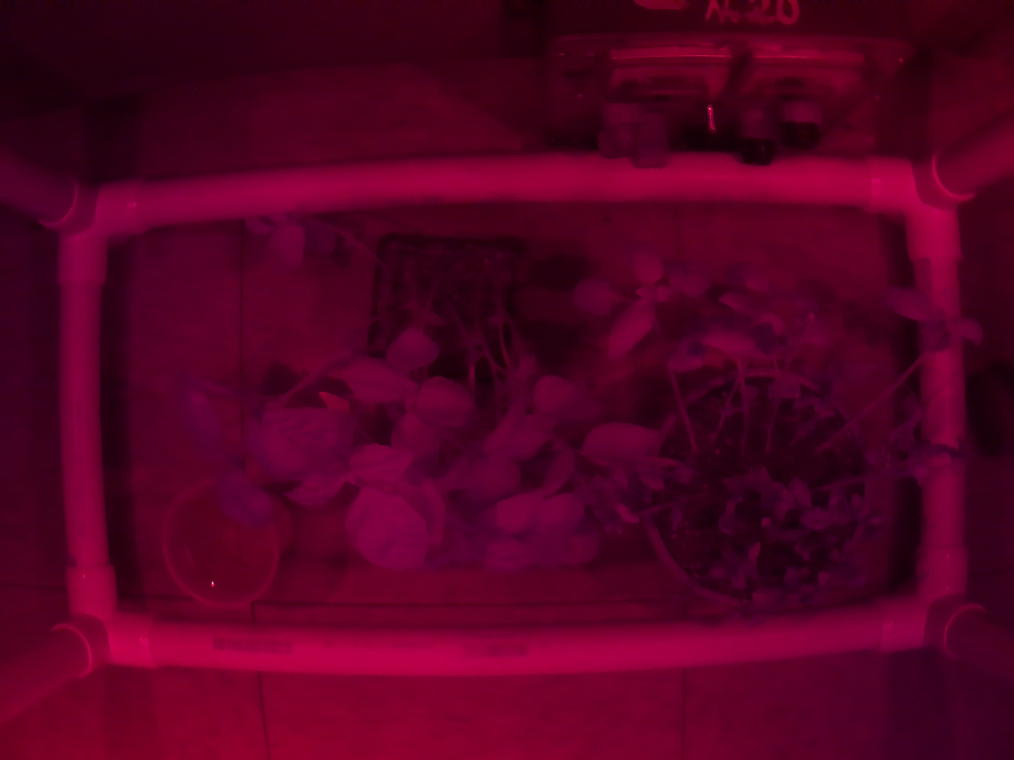
#> input picture archive/nir.jpg, 4056 x 3040 px (shown at 1/4 size)
$ python cropImg.py
#> lines starting #> are read from the running program, lines starting #| are printed output that depends on the picture
import cv2
from PIL import Image

img = cv2.imread("nir.jpg")
#> img is the input picture: shape (3040, 4056, 3); mean B, G, R 34.4, 0.3, 84.2
mono = img[:,:,2]
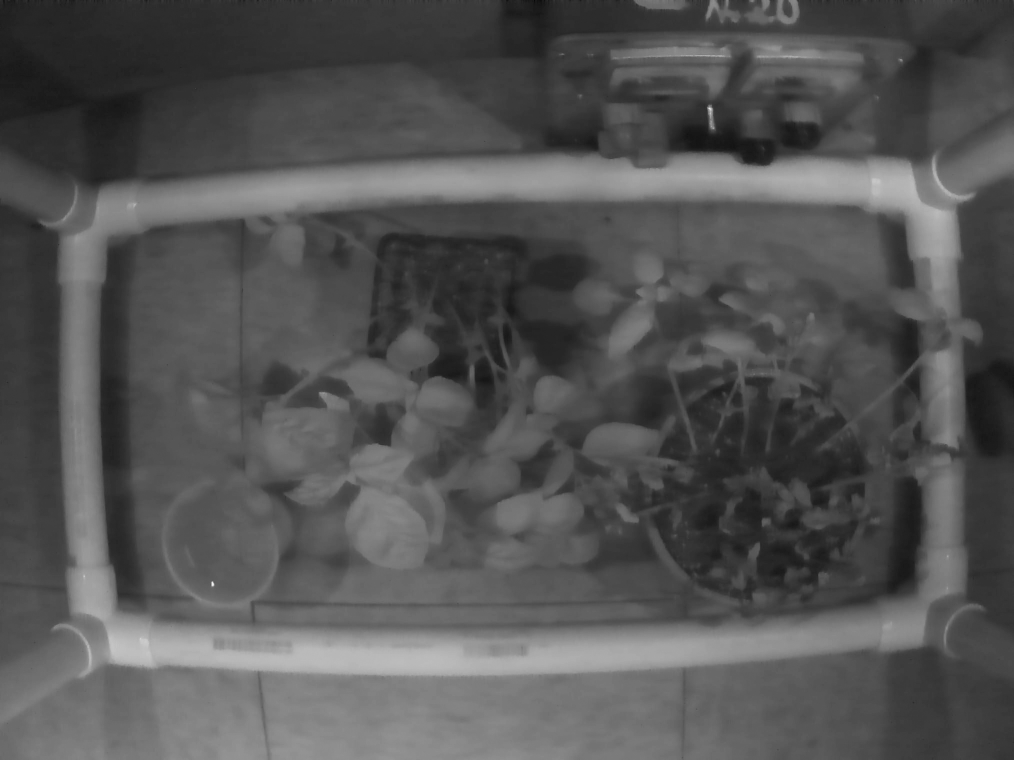
#> mono: shape (3040, 4056) (shown at 1/4 size); min 4, max 255, mean 84.2

img = mono[800:2500,400:3700]
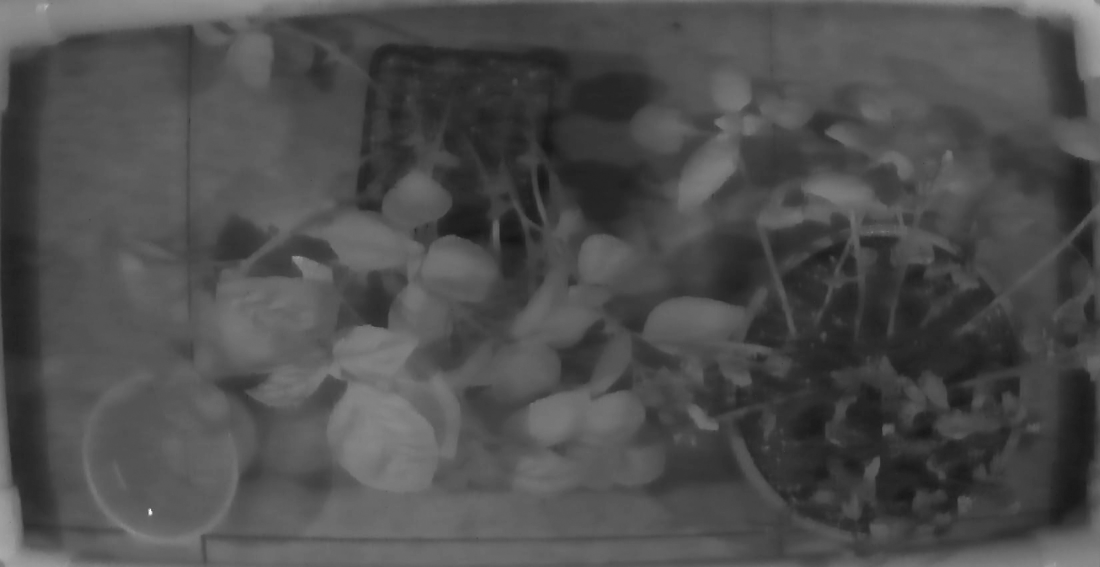
#> img: shape (1700, 3300) (shown at 1/3 size); min 21, max 255, mean 77.6
img = Image.fromarray(img)
img.show()

$ run again, with archive/helloworld.jpg copied over archive/nir.jpg
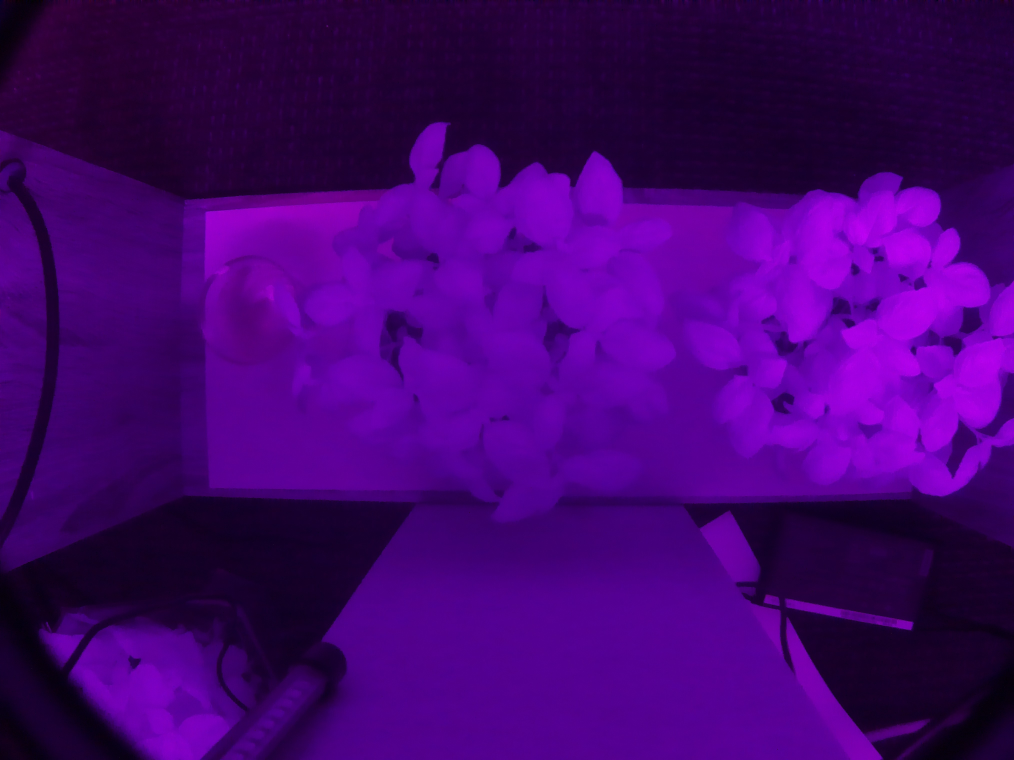
#> input picture archive/helloworld.jpg, 4056 x 3040 px (shown at 1/4 size)
#> img is the input picture: shape (3040, 4056, 3); mean B, G, R 111.5, 0.5, 67.7
#> `mono = img[:,:,2]`:
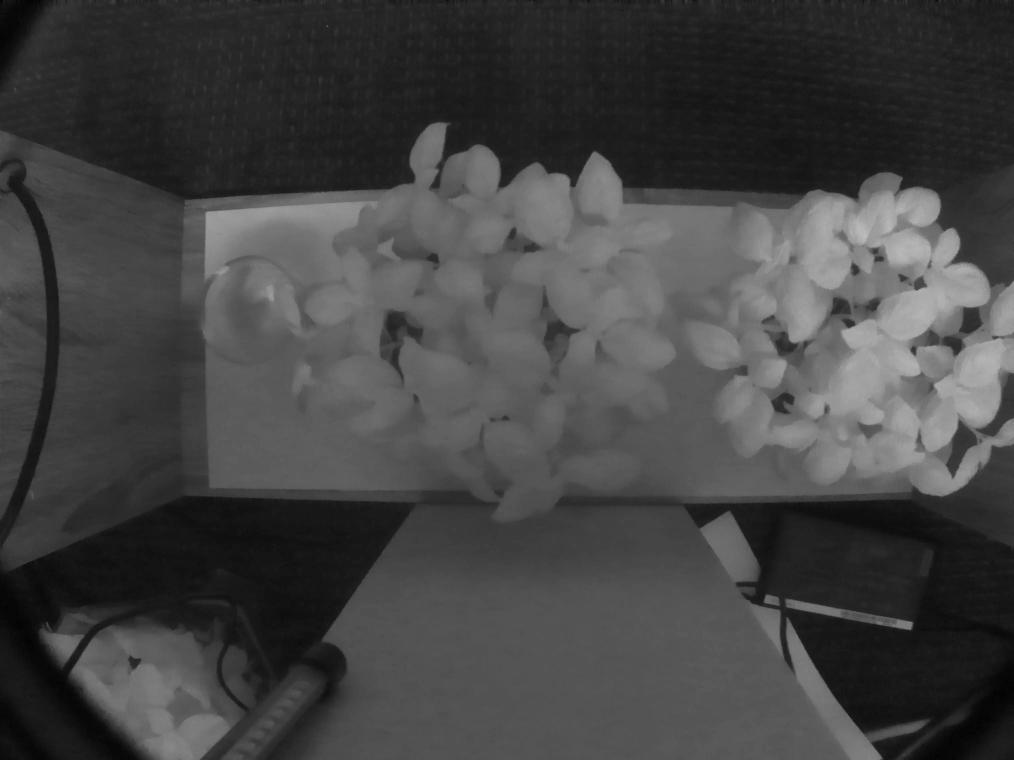
#> mono: shape (3040, 4056) (shown at 1/4 size); min 0, max 192, mean 67.7
#> `img = mono[800:2500,400:3700]`:
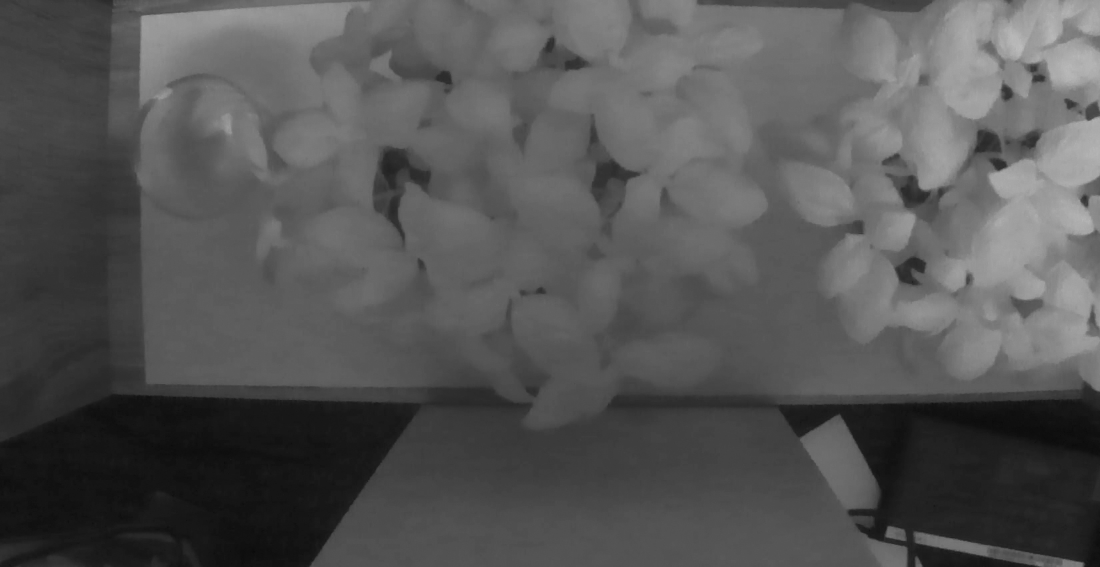
#> img: shape (1700, 3300) (shown at 1/3 size); min 7, max 192, mean 85
